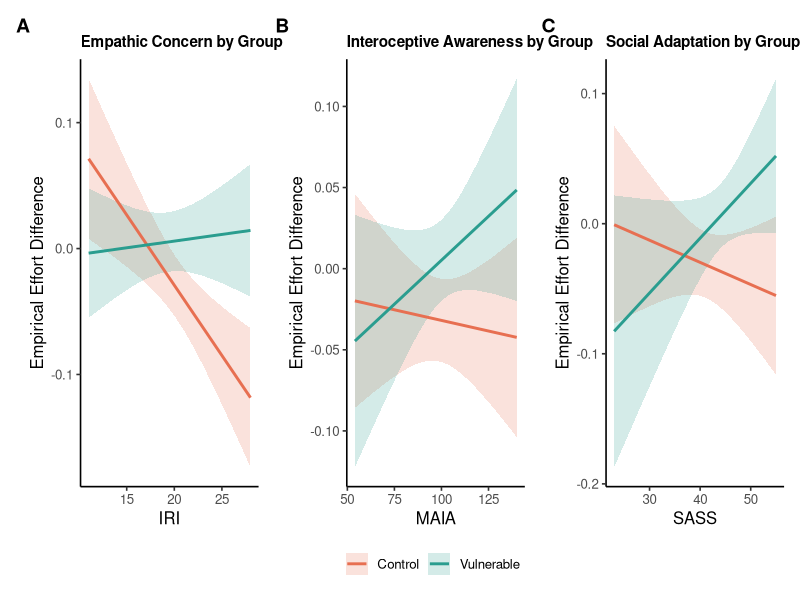

Recreate this plot in R.

# Regresiones empíricas — datos reales de esfuerzo
## Diego Garrido Cerpa - Viña del Mar 2026


## Librerías

library(tidyverse)
library(emmeans)
library(car)
library(ggeffects)
library(patchwork)


#########################
# Data

## Slopes empíricos por sujeto y agente: pendiente OLS de decision ~ effort_level
long <- read.csv("data_glmm_filtered.csv", stringsAsFactors = FALSE)
long$effort_level <- as.integer(as.factor(long$c.effort))

slopes_emp <- long %>%
  group_by(sub, agent) %>%
  summarise(slope = coef(lm(decision ~ effort_level))[["effort_level"]],
            .groups = "drop") %>%
  pivot_wider(names_from = agent, values_from = slope,
              names_prefix = "slope_emp_") %>%
  rename(slope_emp_self  = slope_emp_0,
         slope_emp_other = slope_emp_1) %>%
  mutate(diff_effort_emp = slope_emp_other - slope_emp_self)

## Merge con cuestionarios
df_emp <- read.csv("dataset_final.csv", stringsAsFactors = FALSE) %>%
  select(sub, grupo, MAIA_DIRt, SASS_DIRt, IRI_PreocupacionEmpatica_DIRd) %>%
  left_join(slopes_emp, by = "sub") %>%
  mutate(across(everything(), as.numeric)) %>%
  drop_na()



###################################
# Modelos diff_effort_emp con interacción de grupo

## Modelo 1: MAIA total
m_maia <- lm(diff_effort_emp ~ MAIA_DIRt * grupo, data = df_emp)
print(summary(m_maia))
print(Anova(m_maia, type = "II"))
trends <- emtrends(m_maia, ~ grupo, var = "MAIA_DIRt", at = list(grupo = c(0, 1)))
print(summary(trends, infer = c(TRUE, TRUE)))
print(pairs(trends))
print(cor.test(~ MAIA_DIRt + diff_effort_emp, data = subset(df_emp, grupo == 0)))
print(cor.test(~ MAIA_DIRt + diff_effort_emp, data = subset(df_emp, grupo == 1)))


## Modelo 2: SASS total
m_sass <- lm(diff_effort_emp ~ SASS_DIRt * grupo, data = df_emp)
print(summary(m_sass))
print(Anova(m_sass, type = "II"))
trends <- emtrends(m_sass, ~ grupo, var = "SASS_DIRt", at = list(grupo = c(0, 1)))
print(summary(trends, infer = c(TRUE, TRUE)))
print(pairs(trends))
print(cor.test(~ SASS_DIRt + diff_effort_emp, data = subset(df_emp, grupo == 0)))
print(cor.test(~ SASS_DIRt + diff_effort_emp, data = subset(df_emp, grupo == 1)))


## Modelo 3: IRI Preocupación Empática
m_iri <- lm(diff_effort_emp ~ IRI_PreocupacionEmpatica_DIRd * grupo, data = df_emp)
print(summary(m_iri))
print(Anova(m_iri, type = "II"))
trends <- emtrends(m_iri, ~ grupo, var = "IRI_PreocupacionEmpatica_DIRd",
                   at = list(grupo = c(0, 1)))
print(summary(trends, infer = c(TRUE, TRUE)))
print(pairs(trends))
print(cor.test(~ IRI_PreocupacionEmpatica_DIRd + diff_effort_emp,
               data = subset(df_emp, grupo == 0)))
print(cor.test(~ IRI_PreocupacionEmpatica_DIRd + diff_effort_emp,
               data = subset(df_emp, grupo == 1)))



###################################
# Figuras: pendientes Control vs Vulnerable

COL_CONTROL    <- "#E76F51"
COL_VULNERABLE <- "#2A9D8F"

plot_slope <- function(model, xvar, xlab, title) {
  pred <- as.data.frame(ggpredict(model,
                                  terms = c(paste0(xvar, " [all]"),
                                            "grupo [0, 1]")))
  ggplot(pred, aes(x = x, y = predicted, color = group, fill = group)) +
    geom_ribbon(aes(ymin = conf.low, ymax = conf.high),
                alpha = 0.20, color = NA) +
    geom_line(linewidth = 1.0) +
    scale_color_manual(values = c("0" = COL_CONTROL, "1" = COL_VULNERABLE),
                       labels = c("Control", "Vulnerable"), name = NULL) +
    scale_fill_manual(values  = c("0" = COL_CONTROL, "1" = COL_VULNERABLE),
                      labels = c("Control", "Vulnerable"), name = NULL) +
    labs(title = title, x = xlab, y = "Empirical Effort Difference") +
    theme_classic(base_size = 12) +
    theme(plot.title = element_text(face = "bold", size = 11),
          legend.position = "bottom")
}

fig3_emp <- (plot_slope(m_iri,  "IRI_PreocupacionEmpatica_DIRd", "IRI",
                        "Empathic Concern by Group") +
             plot_slope(m_maia, "MAIA_DIRt", "MAIA",
                        "Interoceptive Awareness by Group") +
             plot_slope(m_sass, "SASS_DIRt", "SASS",
                        "Social Adaptation by Group")) +
  plot_layout(guides = "collect") +
  plot_annotation(tag_levels = "A") &
  theme(legend.position = "bottom",
        plot.tag = element_text(face = "bold", size = 14))

print(fig3_emp)

## ggsave("figure3_empirical.png", fig3_emp, width = 10.5, height = 3.8, dpi = 600, bg = "white")
